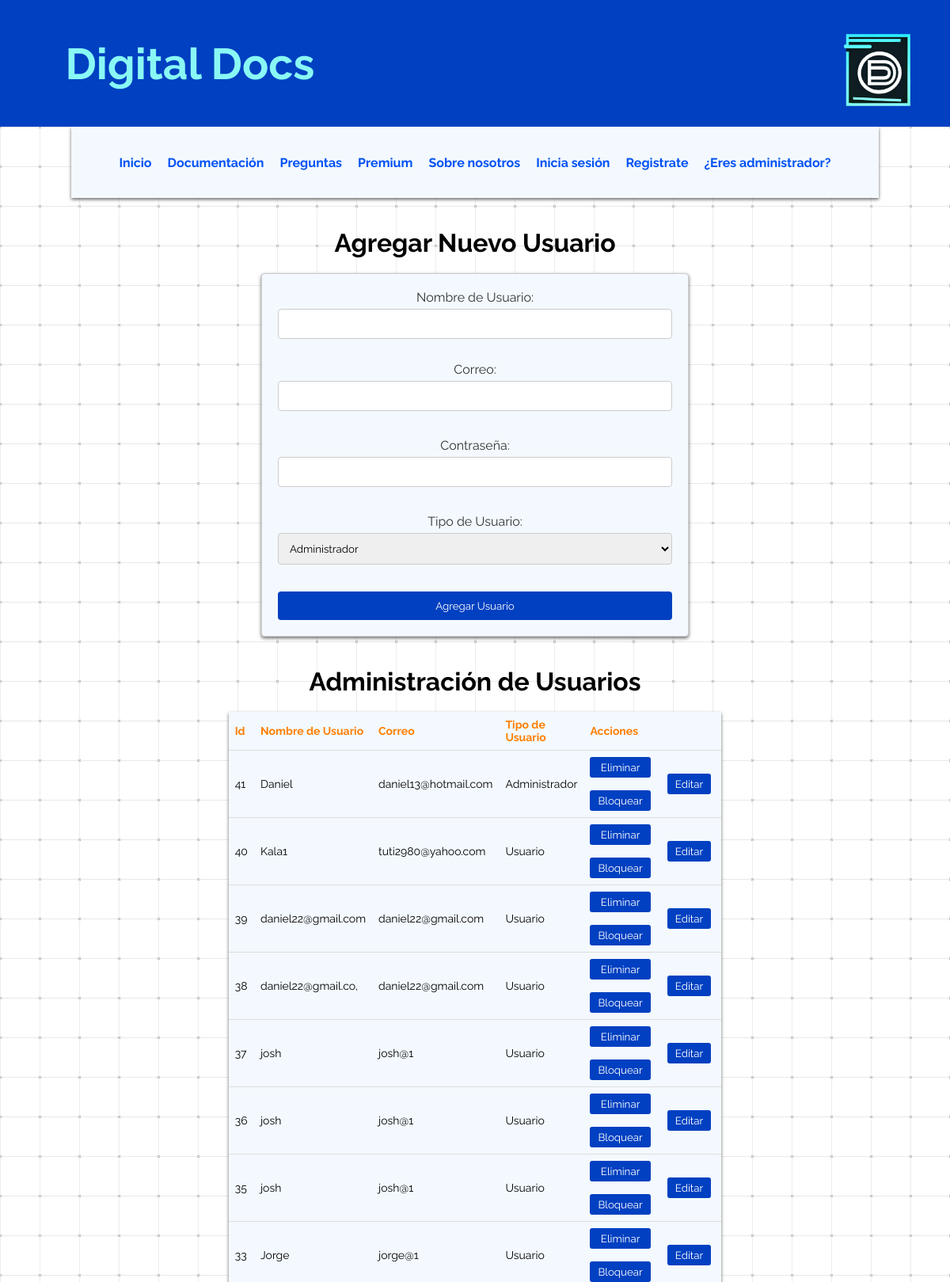
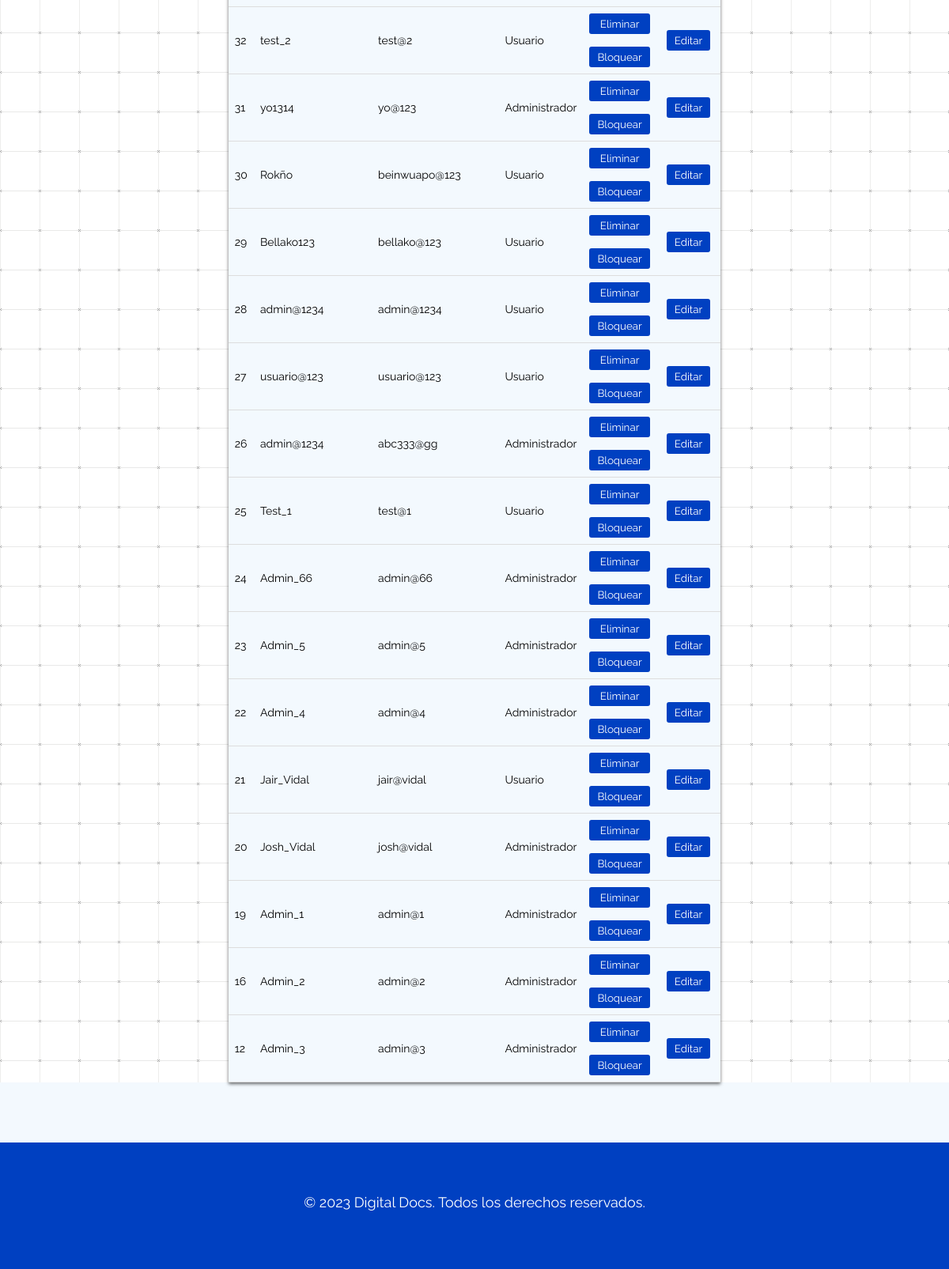
The page /pagina_administracion3.php (signed in) on the database its author committed (2 pictures, top to bottom).
### tables this page shows
CREATE TABLE `usuarios2` (
  `id` int(11) NOT NULL,
  `nombre_usuario` varchar(50) NOT NULL,
  `correo` varchar(20) NOT NULL,
  `contrasena` varchar(255) NOT NULL,
  `tipo_usuario` int(11) NOT NULL,
  `fecha_registro` timestamp NOT NULL DEFAULT current_timestamp(),
  `bloqueado` tinyint(4) NOT NULL DEFAULT 0,
  `cuenta_activa` tinyint(4) NOT NULL DEFAULT 1
);

### public_html/pagina_administracion3.php (the view, shortened to what this page needs)
<?php
include "conex.php";
$sql = "SELECT id, nombre_usuario, correo, tipo_usuario FROM usuarios2 ORDER BY id DESC";
$resultado = $cone->query($sql);
?>
<!DOCTYPE html>
<html lang="en">
<head>
    <link rel="stylesheet" type="text/css" href="estilos2c.css">
</head>
<body>
    <header class="hero">
        <img class="animated-image" id="img1" src="img1.png" alt="Logo de Digital Docs">
        <h1 class="hero__title">Digital Docs</h1>
    </header>
 <div class="animated-background">
    <div class="interior">
        <nav class="navegacion">
            <ul>
                <li><a href="index.php" target="blank">Inicio</a></li>
                <li class="submenu">
                    <a href="Prox.php" target="blank">Documentación</a>
                    </li>
                <li class="submenu">
                    <a href="Preguntas.php" target="blank">Preguntas</a>
                </li>
                <li><a href="Premium.html" target="blank">Premium</a></li>
                <li><a href="sobre.html" target="blank">Sobre nosotros</a></li>
                <li><a href="login.php" target="blank">Inicia sesión</a></li>
                <li><a href="registro_usuario.php" target="blank">Registrate</a></li>
                <li><a href="login_admin.php" target="blank">¿Eres administrador?</a></li>
                </ul>
        </nav>
    </div>
        <center>
    <br>
    <br>
    <h1>Agregar Nuevo Usuario</h1>
    <form method="post" action="agregar_usuario.php" class="preguntas-container" >
        <label for="nombre_usuario">Nombre de Usuario:</label>
        <input type="text" name="nombre_usuario" required>
        <br>
        <label for="correo">Correo:</label>
        <input type="email" name="correo" required>
        <br>
        <label for="contrasena">Contraseña:</label>
        <input type="password" name="contrasena" required>
        <br>
        <label for="tipo_usuario">Tipo de Usuario:</label>
        <select name="tipo_usuario" required>
            <option value="1">Administrador</option>
        </select>
        <br>
        <button type="submit" name="agregar_usuario" class="btn">Agregar Usuario</button>
    </form>
    </center>
    <br>
    <br>
    <h1>Administración de Usuarios</h1>
 <table>
        <thead>
            <tr>
                <th>Id</th>
                <th>Nombre de Usuario</th>
                <th>Correo</th>
                <th>Tipo de Usuario</th>
                <th>Acciones</th>
                <th></th>
            </tr>
        </thead>
        <tbody>
            <?php while ($fila = $resultado->fetch_assoc()) { ?>
                <tr>
                    <td><?php echo $fila['id']; ?></td>
                    <td><?php echo $fila['nombre_usuario']; ?></td>
                    <td><?php echo $fila['correo']; ?></td>
                    <td><?php echo ($fila['tipo_usuario'] == 1) ? "Administrador" : "Usuario"; ?></td>
                    <td>
                        <form method="post" action="pagina_administracion.php">
                            <button type="submit" name="eliminar_usuario" class="actions-btn delete">Eliminar</button>
                        </form> <br>
                        <form method="post" action="bloquear_usuario.php">
                            <button type="submit" name="bloquear_usuario" class="actions-btn block">Bloquear</button>
                        </form>
                    </td>
                    <td>
             <div class="dropdown">
             <button class="actions-btn edit" onclick="toggleEditForm(<?php echo $fila['id']; ?>)">Editar</button> <br>
                  </div
                    </td>
                </tr>
            <?php } ?>
        </tbody>
    </table>
</body>
<br>
<br>
<br>
<br>
    <footer class="hero">
        <p>&copy; 2023 Digital Docs. Todos los derechos reservados.</p>
    </footer>
</html>

### public_html/estilos2c.css (style rules this page uses)
.hero { display: flex; flex-direction: column; justify-content: center; align-items: center; height: 100vh; font-family: 'Montserrat', sans-serif; }
.hero__title { color: #fff; font-size: 50px; }
* { margin: 0; padding: 0; box-sizing: border-box; text-decoration: none; font-family: 'Raleway', sans-serif; }
h1, h2, h3, h5, h7 { font-family: 'Raleway', sans-serif; text-align: center; }
h1 { font-size: 32px; margin-bottom: 20px; }
p, .p1, p2, p3, p4, p6, p7, p8 { font-family: 'Raleway', sans-serif; font-size: 18px; margin-bottom: 10px; }
form { display: flex; flex-direction: column; background-color: #f3f9fe; font-family: 'Raleway', sans-serif; }
body { background-color: #F3F9FE; display: flex; flex-direction: column; min-height: 100vh; font-family: 'Raleway', sans-serif;; margin: 0; padding: 0; }
.animated-background { animation: bg-scrolling-reverse .92s infinite; animation-timing-function: linear; }
header { background-color: #0096FF; color: #FFF; padding: 10px; text-align: center; display: flex; flex-direction: column; align-items: center; position: relative; }
header #img1 { position: absolute; top: 19px; right: 10px; max-width: 150px; height: auto; width: 90%; border-radius: 50%; }
button { background-color: #0040c1; color: #FFF; border: none; padding: 10px; border-radius: 4px; cursor: pointer; font-family: 'Raleway', sans-serif; }
label { display: block; margin-bottom: 5px; color: #333; }
input[type="text"], input[type="email"], input[type="password"] { width: 100%; padding: 10px; margin-bottom: 15px; border: 1px solid #CCC; border-radius: 4px; }
.hero { background-color: #0040C1; position: relative; height: 20vh; overflow: hidden; font-family: 'Raleway', sans-serif; color: #FFF; font-size: 30px; display: flex; justify-content: center; align-items: center; }
.hero__title { color: #89f8f5; position: absolute; top: 50%; left: 20%; transform: translate(-50%, -50%); font-size: 55px; font-family: 'Raleway', sans-serif; z-index: 1; }
footer { background-color: #0096FF; color: #FFF; padding: 10px; text-align: center; animation: fade-in 0.5s ease; margin-top: auto; }
.animated-image { width: 200px; height: 200px; animation: zoomIn 1s infinite; }
.interior { max-width: 85%; padding: 0 0px; margin: auto; }
.navegacion { justify-content: center; display: flex; align-items: center; height: 90px; background-color: #f3f9fe; box-shadow: 0 2px 4px rgba(0, 0, 0, 0.583); margin: 0 auto; }
.navegacion ul { list-style: none; display: flex; align-items: center; margin-right: 10px; }
.navegacion ul li { margin-left: 10px; }
.navegacion ul li a { color: #0051f4; font-size: 18px; font-weight: bold; padding: 10px 5px; text-decoration: none; transition: color 0.3s; position: relative; }
.preguntas-container { width: 45%; border: 1px solid #CCC; border-radius: 4px; padding: 20px; background-color: #f3f9fe; box-shadow: 0 2px 4px rgba(0, 0, 0, 0.583); font-family: 'Raleway', sans-serif; }
label { margin-bottom: 5px; }
input[type="text"], textarea { padding: 10px; margin-bottom: 10px; border: 1px solid #CCC; border-radius: 4px; }
select { width: 100%; padding: 10px; margin-bottom: 15px; border: 1px solid #CCC; border-radius: 4px; }

### public_html/pagina_administracion3.php (style rules this page uses)
table { width: 100%; border-collapse: collapse; margin-top: 10px; box-shadow: 0 2px 4px rgba(0, 0, 0, 0.583); }
th, td { padding: 10px; border-bottom: 1px solid #ddd; text-align: left; background-color: #f3f9fe; }
th { background-color: #f3f9fe; color : #ff7f00; }
nav.navegacion ul li a { font-size: 16px; }
table { width: 45%; margin: 0 auto; border-collapse: collapse; margin-top: 10px; font-size: 14px; }
th, td { padding: 8px; border-bottom: 1px solid #ddd; text-align: left; }
th { background-color: #f3f9fe; color: #ff7f00; text-align: left; }
.actions-btn { padding: 5px 10px; margin-right: 5px; border: none; border-radius: 3px; cursor: pointer; }
.delete { background-color: #0040c1; color: white; }
.edit { background-color: #0040c1; color: white; }

### rows shown on the page
usuarios2: id "41", nombre_usuario "Daniel", correo "daniel13@hotmail.com", tipo_usuario "Administrador"
usuarios2: id "40", nombre_usuario "Kala1", correo "tuti2980@yahoo.com", tipo_usuario "Usuario"
usuarios2: id "39", nombre_usuario "daniel22@gmail.com", correo "daniel22@gmail.com", tipo_usuario "Usuario"
usuarios2: id "38", nombre_usuario "daniel22@gmail.co,", correo "daniel22@gmail.com", tipo_usuario "Usuario"
usuarios2: id "37", nombre_usuario "josh", correo "josh@1", tipo_usuario "Usuario"
usuarios2: id "36", nombre_usuario "josh", correo "josh@1", tipo_usuario "Usuario"
usuarios2: id "35", nombre_usuario "josh", correo "josh@1", tipo_usuario "Usuario"
usuarios2: id "33", nombre_usuario "Jorge", correo "jorge@1", tipo_usuario "Usuario"
usuarios2: id "32", nombre_usuario "test_2", correo "test@2", tipo_usuario "Usuario"
usuarios2: id "31", nombre_usuario "yo1314", correo "yo@123", tipo_usuario "Administrador"
usuarios2: id "30", nombre_usuario "Rokño", correo "beinwuapo@123", tipo_usuario "Usuario"
usuarios2: id "29", nombre_usuario "Bellako123", correo "bellako@123", tipo_usuario "Usuario"
usuarios2: id "28", nombre_usuario "admin@1234", correo "admin@1234", tipo_usuario "Usuario"
usuarios2: id "27", nombre_usuario "usuario@123", correo "usuario@123", tipo_usuario "Usuario"
usuarios2: id "26", nombre_usuario "admin@1234", correo "abc333@gg", tipo_usuario "Administrador"
usuarios2: id "25", nombre_usuario "Test_1", correo "test@1", tipo_usuario "Usuario"
usuarios2: id "24", nombre_usuario "Admin_66", correo "admin@66", tipo_usuario "Administrador"
usuarios2: id "23", nombre_usuario "Admin_5", correo "admin@5", tipo_usuario "Administrador"
usuarios2: id "22", nombre_usuario "Admin_4", correo "admin@4", tipo_usuario "Administrador"
usuarios2: id "21", nombre_usuario "Jair_Vidal", correo "jair@vidal", tipo_usuario "Usuario"
usuarios2: id "20", nombre_usuario "Josh_Vidal", correo "josh@vidal", tipo_usuario "Administrador"
usuarios2: id "19", nombre_usuario "Admin_1", correo "admin@1", tipo_usuario "Administrador"
usuarios2: id "16", nombre_usuario "Admin_2", correo "admin@2", tipo_usuario "Administrador"
usuarios2: id "12", nombre_usuario "Admin_3", correo "admin@3", tipo_usuario "Administrador"
